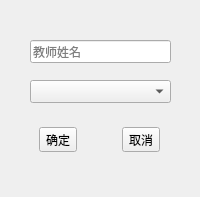
<?xml version="1.0" encoding="UTF-8"?>
<ui version="4.0">
 <class>AddTeacherWidget</class>
 <widget class="QWidget" name="AddTeacherWidget">
  <property name="geometry">
   <rect>
    <x>0</x>
    <y>0</y>
    <width>200</width>
    <height>197</height>
   </rect>
  </property>
  <property name="windowTitle">
   <string>新增教师</string>
  </property>
  <property name="windowIcon">
   <iconset resource="SIMS_res.qrc">
    <normaloff>:/SIM_System_Pics/resources/icon_login_2.png</normaloff>:/SIM_System_Pics/resources/icon_login_2.png</iconset>
  </property>
  <widget class="QLineEdit" name="NameEdit">
   <property name="geometry">
    <rect>
     <x>30</x>
     <y>40</y>
     <width>141</width>
     <height>23</height>
    </rect>
   </property>
   <property name="placeholderText">
    <string>教师姓名</string>
   </property>
  </widget>
  <widget class="QComboBox" name="DeptBox">
   <property name="geometry">
    <rect>
     <x>30</x>
     <y>80</y>
     <width>141</width>
     <height>23</height>
    </rect>
   </property>
  </widget>
  <widget class="QWidget" name="widget" native="true">
   <property name="geometry">
    <rect>
     <x>0</x>
     <y>120</y>
     <width>201</width>
     <height>40</height>
    </rect>
   </property>
   <layout class="QHBoxLayout" name="horizontalLayout">
    <item>
     <widget class="QToolButton" name="ConfirmButton">
      <property name="text">
       <string>确定</string>
      </property>
     </widget>
    </item>
    <item>
     <widget class="QToolButton" name="QuitButton">
      <property name="text">
       <string>取消</string>
      </property>
     </widget>
    </item>
   </layout>
  </widget>
 </widget>
 <resources>
  <include location="SIMS_res.qrc"/>
 </resources>
 <connections/>
</ui>
